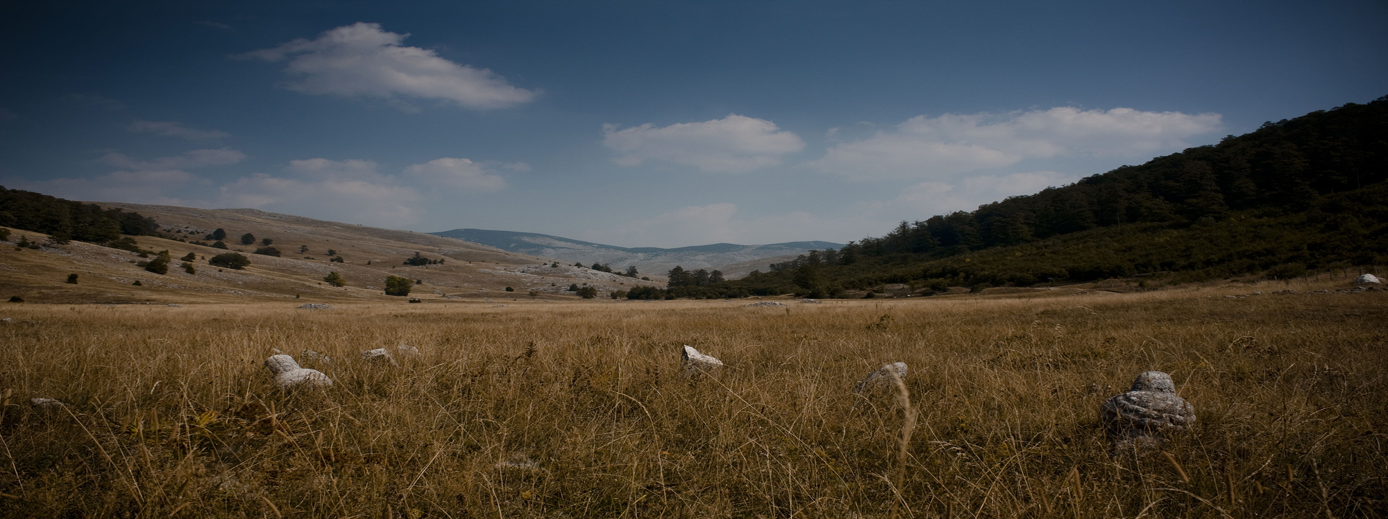
#> input picture EdgeDetection/web_dataset/test/images/R_GImag0066.bmp, 1388 x 519 px
$ jupyter execute --allow-errors edge_detection.ipynb
#> lines starting #> are read from the running program, lines starting #| are printed output that depends on the picture; after the words box and inside, x2 and y2 are one past the last pixel; in counts of white or black regions, pixels touching at a corner belong together
[cell 1]
import cv2
import numpy as np
import torch
import torch.nn as nn
import torch.nn.functional as F
from torch.utils.data import TensorDataset, DataLoader, random_split
import os
import matplotlib.pyplot as plt
from tqdm import tqdm
from scipy.ndimage import binary_dilation

# [26 lines left out: function extract_patches_from_edges, not called in this run]

[cell 2]
# [16 lines left out: function show_example_patches, not called in this run]

def load_full_dataset(image_dir, gt_dir):
    all_patches = []
    all_labels = []
    for i in tqdm(range(1, 81)):
        img_name = f"R_GImag{i:04d}.bmp"
        gt_name = f"GT_GoogleImage{i:03d}_Edge.bmp"
        image_path = os.path.join(image_dir, img_name)
        gt_path = os.path.join(gt_dir, gt_name)
        if os.path.exists(image_path) and os.path.exists(gt_path):
            patches, labels = extract_patches_from_edges(image_path, gt_path)
            all_patches.append(patches)
            all_labels.append(labels)

    all_patches = np.concatenate(all_patches, axis=0)
    all_labels = np.concatenate(all_labels, axis=0)

    # Balance dataset
    pos_indices = np.where(all_labels == 1)[0]
    neg_indices = np.where(all_labels == 0)[0]
    n_samples = min(len(pos_indices), len(neg_indices))

    selected_pos = np.random.choice(pos_indices, n_samples, replace=False)
    selected_neg = np.random.choice(neg_indices, n_samples, replace=False)

    selected_indices = np.concatenate([selected_pos, selected_neg])
    np.random.shuffle(selected_indices)

    balanced_patches = all_patches[selected_indices]
    balanced_labels = all_labels[selected_indices]

    return balanced_patches, balanced_labels

[cell 3]
train_image_dir = "web_dataset/train/images"
train_gt_dir = "web_dataset/train/ground_truth"

test_image_dir = "web_dataset/test/images"
test_gt_dir = "web_dataset/test/ground_truth"

#> (the rest of this cell did not finish here and is left out)

#> (a cell that did not finish here is left out)

[cell 5]
import torch.nn as nn
import torch.nn.functional as F
from torch.utils.data import TensorDataset, DataLoader

class RidgeClassifier(nn.Module):
    # [11 lines left out: functions __init__, forward, not called in this run]

class ConvRidgeClassifier(nn.Module):
    # [14 lines left out: functions __init__, forward, not called in this run]

[cell 6]
from torch.utils.data import random_split

# train-test split
#> (the rest of this cell did not finish here and is left out)

[cell 7]
import cv2
import numpy as np
import torch
import matplotlib.pyplot as plt

# load imagre
img_path = "web_dataset/test/images/R_GImag0066.bmp"
image = cv2.imread(img_path)
#> image is the input picture: shape (519, 1388, 3); mean B, G, R 62.9, 68.9, 71.7

# get the dimensions
original_height, original_width = image.shape[:2]
#> original_height = 519; original_width = 1388

# standard width
new_width = 1388

# calc height beased on new width
aspect_ratio = original_height / original_width
#> aspect_ratio = 0.374
new_height = int(new_width * aspect_ratio)
#> new_height = 519

# resize, make grey and get edges
image = cv2.resize(image, (new_width, new_height))
image_gray = cv2.cvtColor(image, cv2.COLOR_BGR2GRAY)
edges = cv2.Canny(image_gray, 50, 200)
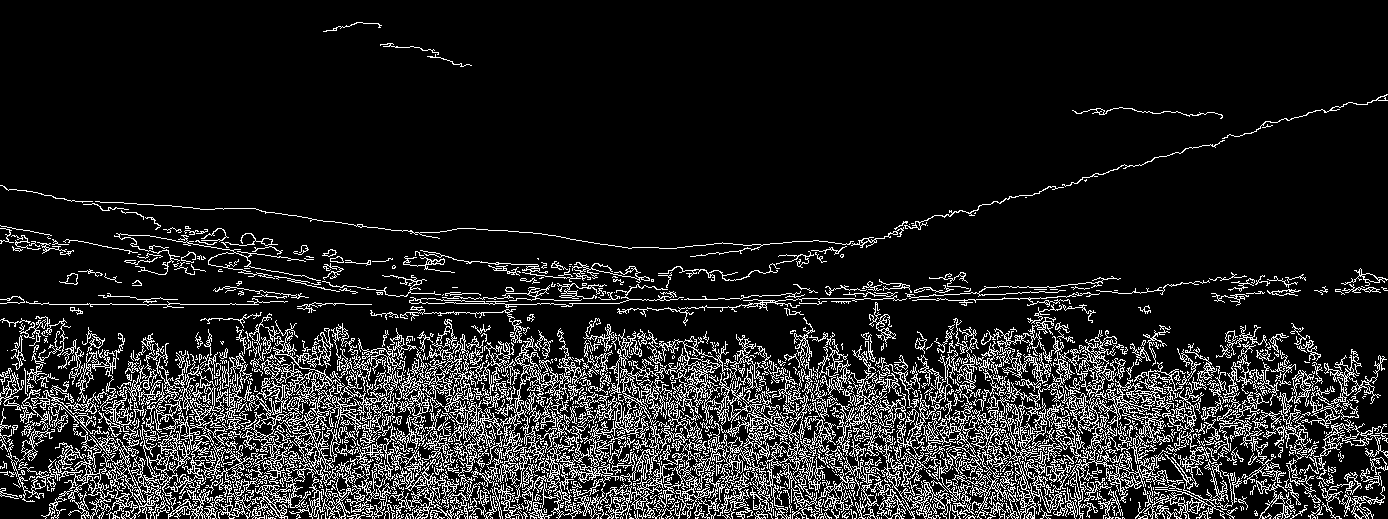
#> edges: shape (519, 1388); 13.1% white in thin lines or dots

# set up
r = 3
h, w = image[:, :, 2].shape
#> h = 519; w = 1388
output_img = cv2.cvtColor(image, cv2.IMREAD_COLOR)  # to draw in color

prob_map = np.zeros_like(image_gray, dtype=np.float32)

# loop through canny edge pixels
#> (the rest of this cell did not finish here and is left out)

[cell 8]
plt.figure(figsize=(12, 5))

# plt.subplot(1, 2, 2)
plt.title("Mountain Ridge Probability Map")
plt.imshow(prob_map, cmap='inferno', vmin=0, vmax=1)
plt.axis('off')

# [4 lines of commented-out code are left out]

plt.tight_layout()
plt.show()

[cell 9]
import numpy as np

def find_ridge(prob_map, delta=5, epsilon=1e-6):
    # DP method to reconstuct the ridge line
#> called with delta = 5, epsilon = 1e-06
    H, W = prob_map.shape
#> H = 519; W = 1388
    cost = np.full((H, W), np.inf)
    backtrack = np.full((H, W), -1, dtype=int)

    # turn prob_map to cost map
    log_cost = -np.log(prob_map + epsilon)

    cost[:, 0] = log_cost[:, 0]
#> cost: shape (519, 1388) float64; 99.93% of the values are NaN or infinite; the others: min 13.82, max 13.82, mean 13.82

    for x in range(1, W):
        for y in range(H):
            y_min = max(y - delta, 0)
            y_max = min(y + delta + 1, H)
            for yy in range(y_min, y_max):
                transition_cost = abs(y - yy)
                total_cost = cost[yy, x-1] + transition_cost + log_cost[y, x]
                if total_cost < cost[y, x]:
                    cost[y, x] = total_cost
                    backtrack[y, x] = yy
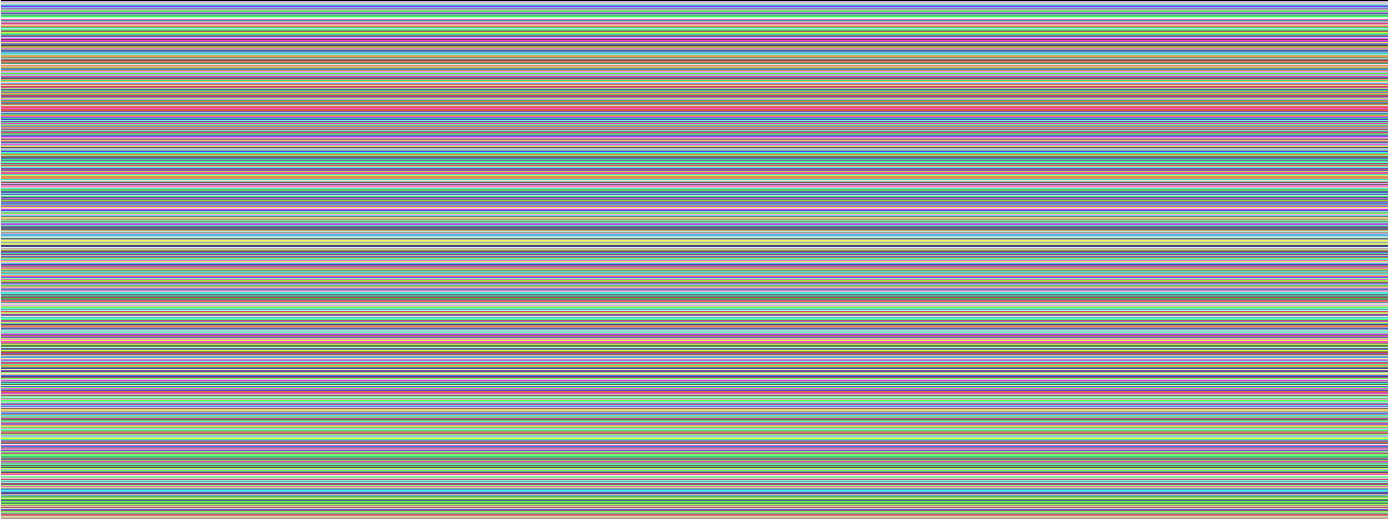
#> backtrack: shape (519, 1388) int64; 520 distinct labels, from -1 to 518; one colour per label, 0 black, -1 white
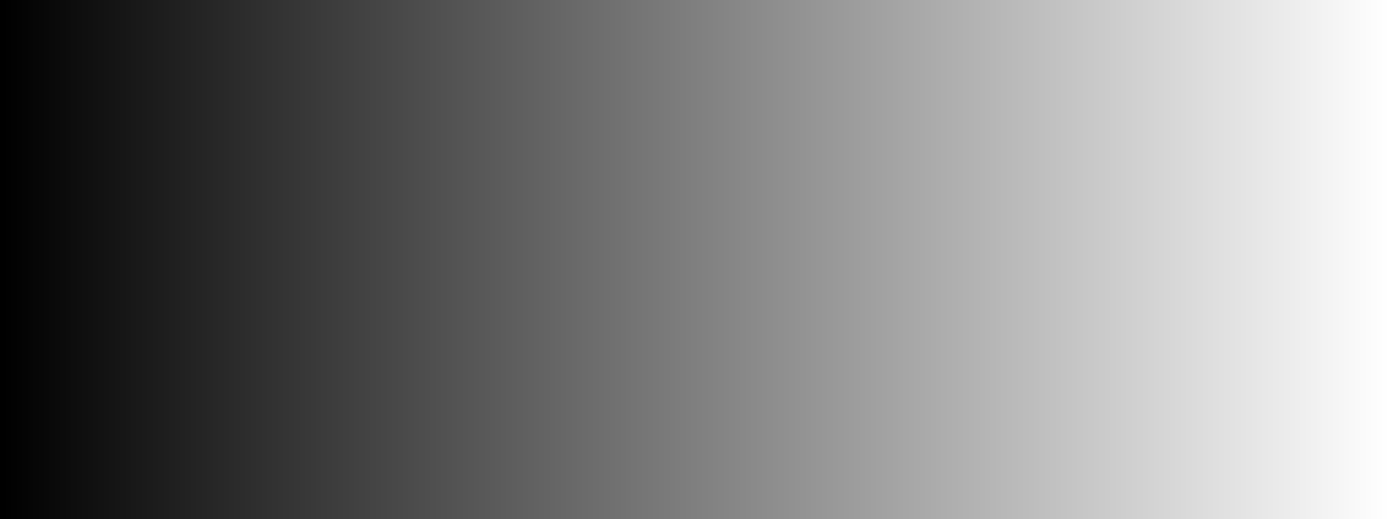
#> cost: shape (519, 1388) float64; min 13.82, max 19175.9, mean 9594.9; drawn with min black and max white

    # go backwards DP style
    ridge = np.zeros(W, dtype=int)
#> ridge = 1388 values from 0 to 0
    ridge[-1] = np.argmin(cost[:, -1])
    for x in range(W - 2, -1, -1):
        ridge[x] = backtrack[ridge[x + 1], x + 1]

    return ridge

[cell 10]
ridge = find_ridge(prob_map)
#> ridge = 1388 values from 0 to 0
#> prob_map: shape (519, 1388) float32; every value is 0

def plot_ridge(image, ridge):
    plt.figure(figsize=(12, 6))
    plt.imshow(image)
    plt.plot(range(len(ridge)), ridge, color='red', linewidth=2, label='Ridge Line')
    plt.title('Ridge Line on Probability Map')
    plt.xlabel('X (column)')
    plt.ylabel('Y (row)')
    plt.legend()
    plt.tight_layout()
    plt.show()
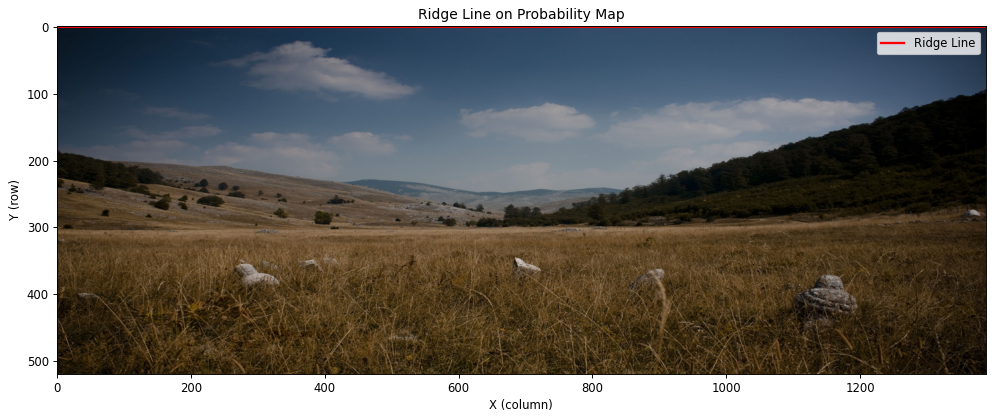
#> figure drawn by matplotlib, 1 panel

plot_ridge(cv2.cvtColor(image, cv2.COLOR_BGR2RGB), ridge)

[cell 11]
# [68 lines left out: functions get_patch, find_ridge_new, not called in this run]

[cell 12]
# load img
# same pipeline as above

img_path = "test_images/midd.jpg"
image = cv2.imread(img_path)
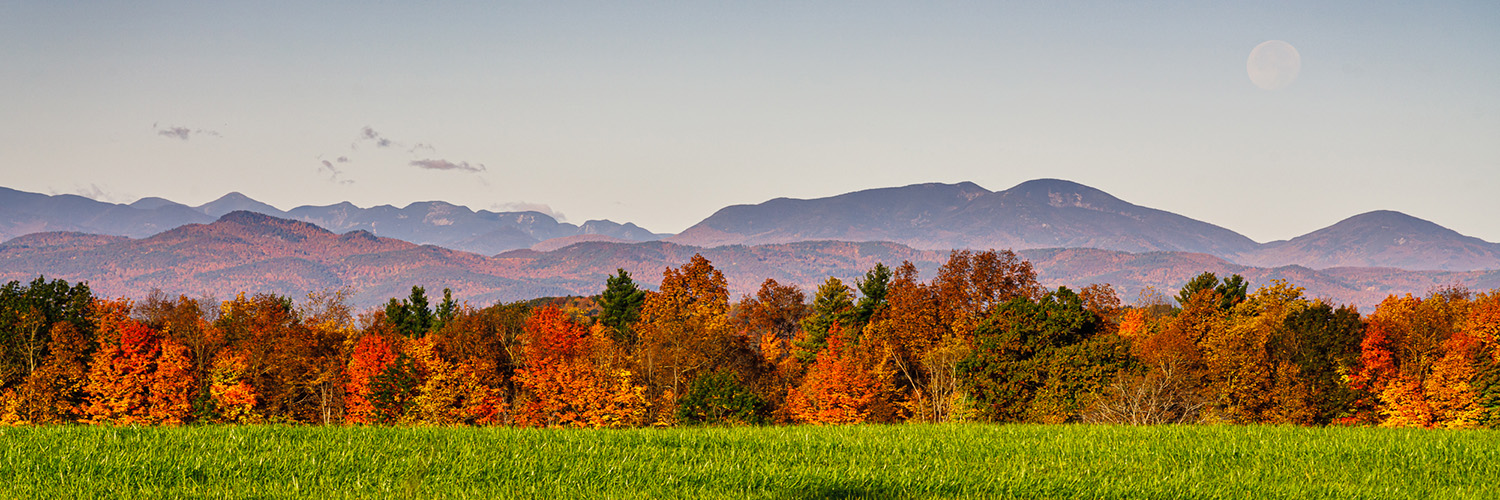
#> input picture EdgeDetection/test_images/midd.jpg, 1500 x 500 px
#> image is the input picture: shape (500, 1500, 3); mean B, G, R 110.5, 141.8, 157.9

original_height, original_width = image.shape[:2]
#> original_height = 500

new_width = 1388

aspect_ratio = original_height / original_width
new_height = int(new_width * aspect_ratio)

image = cv2.resize(image, (new_width, new_height))
#> image: shape (462, 1388, 3)

image_gray = cv2.cvtColor(image, cv2.COLOR_BGR2GRAY)
#> image_gray: shape (462, 1388)
edges = cv2.Canny(image_gray, 50, 200)
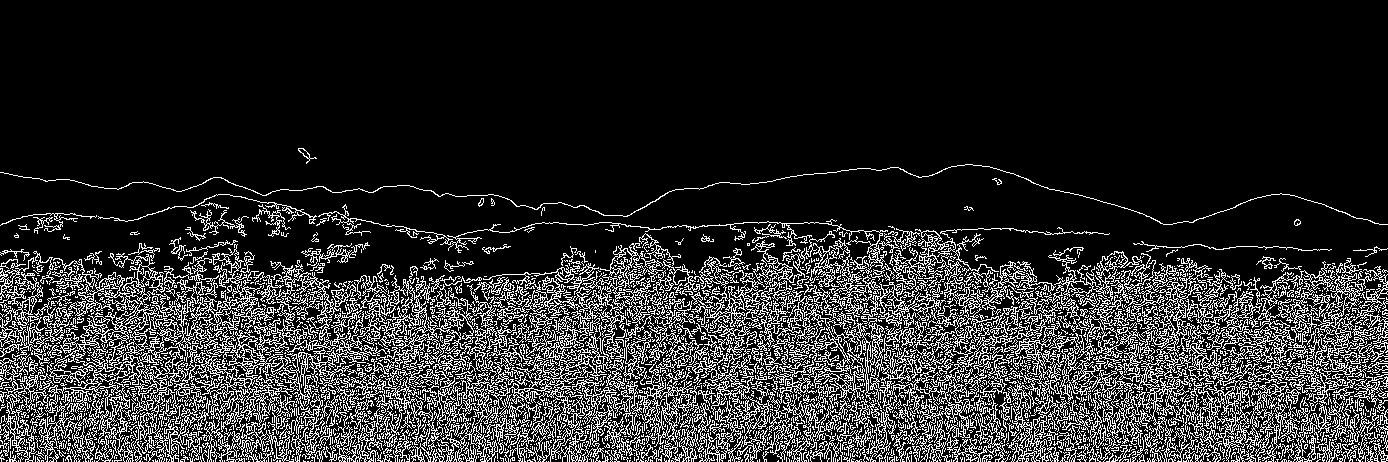
#> edges: shape (462, 1388); 17.3% white in thin lines or dots, all inside (x1, y1, x2, y2) = (0, 148, 1388, 462)

#> (the rest of this cell did not finish here and is left out)
